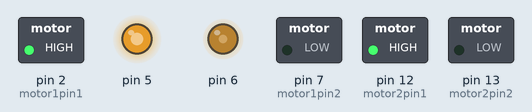
Simulated run of this sketch. Board: Arduino Uno, built with avr-gcc and run on an emulated ATmega328P. On the bench: switched loads named in the sketch (green lamp = pin HIGH), output pins drawn as LEDs (lit = HIGH).

Above: at 0.05 s.
At 1.95 s:
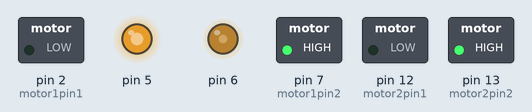
Timing chart, 0 to 3.0 s (numbered marks = the images above):
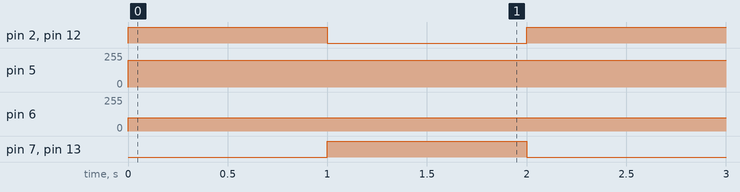

The sketch:

motor-control.ino
```cpp
int motor1pin1 = 2;
int motor1pin2 = 7;

int motor2pin1 = 12;
int motor2pin2 = 13;

void setup() {
  // put your setup code here, to run once:
  pinMode(motor1pin1, OUTPUT);
  pinMode(motor1pin2, OUTPUT);
  pinMode(motor2pin1, OUTPUT);
  pinMode(motor2pin2, OUTPUT);

  pinMode(6, OUTPUT);
  pinMode(5, OUTPUT);
}

void loop() {
  // put your main code here, to run repeatedly:

  //Controlling speed (0 = off and 255 = max speed):
  analogWrite(6, 100); //ENA pin
  analogWrite(5, 200); //ENB pin

  //Controlling spin direction of motors:
  digitalWrite(motor1pin1, HIGH);
  digitalWrite(motor1pin2, LOW);

  digitalWrite(motor2pin1, HIGH);
  digitalWrite(motor2pin2, LOW);
  delay(1000);

  digitalWrite(motor1pin1, LOW);
  digitalWrite(motor1pin2, HIGH);

  digitalWrite(motor2pin1, LOW);
  digitalWrite(motor2pin2, HIGH);
  delay(1000);
}
```

Measured:
- by itself, pin 2 (motor1pin1), pin 7 (motor1pin2), pin 12 (motor2pin1), pin 13 (motor2pin2): alternates HIGH for 1.0 s and LOW for 1.0 s
- by itself, pin 5: 0/255 → 200/255 at 0.00 s
- by itself, pin 6: 0/255 → 100/255 at 0.00 s
